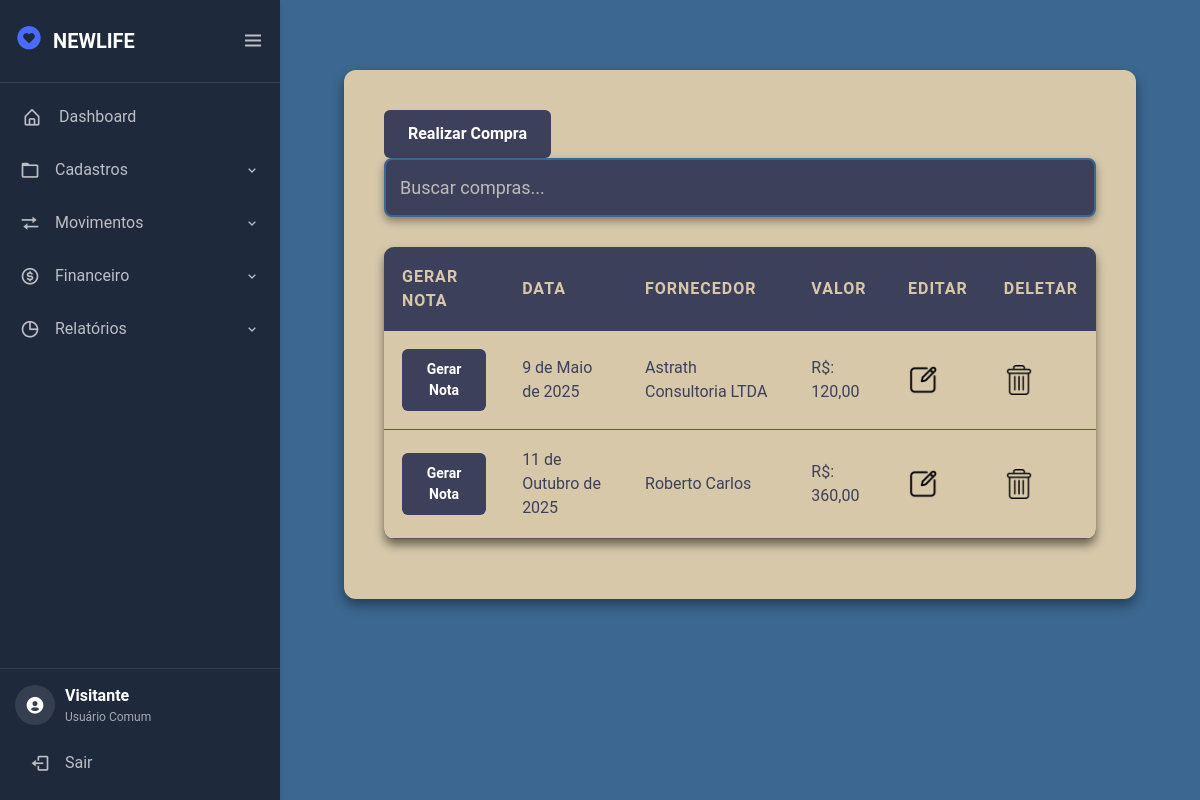
Page /tela/compras/ on the committed database.
### compras/models.py (models this page shows, shortened)
class PedidoCompra(models.Model):
    fornecedor = models.ForeignKey(Fornecedor, on_delete=models.CASCADE)
    data_pedido = models.DateField(default=timezone.now)
    total = models.DecimalField(max_digits=10, decimal_places=2, default=0.00)
    numero_parcela = models.IntegerField(default=1)
    parcelas = models.PositiveIntegerField(default=1)

### fornecedor/models.py (models this page shows)
class Fornecedor(models.Model):
    tipo_pessoa = models.CharField(max_length=15, null=True)
    nome = models.CharField(max_length=100)
    cpf = models.CharField(max_length=14, blank=True, null=True, unique=True)
    cnpj = models.CharField(max_length=18, blank=True, null=True, unique=True)
    endereco = models.CharField(max_length=255)
    numero = models.CharField(max_length=10)
    cidade = models.CharField(max_length=100)
    estado = models.CharField(max_length=15)
    class Meta:
        ordering = ['nome']
        verbose_name = 'fornecedor'
        verbose_name_plural = 'fornecedores'
    def __str__(self):
        return self.nome

### compras/views.py (the view)
# urls.py: path('', views.compra, name='compra'),
def compra(request):
    itens = PedidoCompra.objects.all()
    context = {
        'itens':itens,
    }
    return render(request, 'compra.html', context)

### compras/templates/compra.html (shortened to what this page needs)
{% extends "tela.html" %}
{% load static %}
{% block 'head' %}
    <link rel="stylesheet" href="{% static 'css/csscompra.css' %}">
{% endblock %}
{% block 'dashboard' %}
<body>
    <form method="POST" action=".">
        <div>
            <a href="{% url 'criar_pedido' %}" class="botao">Realizar Compra</a>
        </div>
        <div class="search-container">
            <input type="text" id="search" placeholder="Buscar compras...">
        </div>
        <div class="principal">
            <table class="tabela_compra">
                <thead>
                    <tr>
                        <th>Gerar Nota</th>
                        <th>Data</th>
                        <th>Fornecedor</th>
                        <th>Valor</th>
                        <th>Editar</th>
                        <th>Deletar</th>
                    </tr>
                </thead>
                <tbody class="corpo_tabela">
                    {% for item in itens %}
                    <tr>
                        <td>
                            <a href="{% url 'notacompra' item.id %}" class="pdf-button">Gerar Nota</a>
                        </td>
                        <td>{{ item.data_pedido }}</td>
                        <td>{{ item.fornecedor}}</td>
                        <td>R$: {{ item.total }}</td>
                        <td>
                            <a href="{% url 'editar' item.id %}">
                                <img width="30" height="30" src="{% static 'img/Editar.png' %}">
                            </a>
                        </td>
                        <td>
                            <a href="{% url 'removercompra' item.id %}">
                                <img width="30" height="30" src="{% static 'img/Deletar.png' %}" alt="Remover Compra">
                            </a>
                        </td>
                    </tr>
                    {% endfor %}
                </tbody>
            </table>
        </div>
    </form>
</body>
{% endblock %}

### estoque/static/css/styletela.css (style rules this page uses)
:root { --primary-color: #4a6bff; --secondary-color: #6c757d; --success-color: #28a745; --danger-color: #dc3545; --warning-color: #ffc107; --info-color: #17a2b8; --light-color: #f8f9fa; --dark-color: #343a40; --sidebar-bg: #1e293b; --sidebar-width: 280px; --sidebar-collapsed-width: 80px; --transition-speed: 0.3s; --shadow: 0 4px 6px rgba(0, 0, 0, 0.1); --main-color: #d7c8aa; --dark-color: #3d405b; --light-color: #f8f9fa; --contrast-color: #f88863; --differential-color: #3b6790; --background-color: #fff8e3; }
body { background-color: var(--differential-color); }
body, html { overflow-x: hidden; }
a { text-decoration: none !important; }

### estoque/static/css/general.css (style rules this page uses)
:root { --main-color: #d7c8aa; --dark-color: #3d405b; --light-color: #f8f9fa; --contrast-color: #f88863; --differential-color: #3b6790; --background-color: #fff8e3; }

### compras/static/css/csscompra.css (style rules this page uses)
:root { --main-color: #d7c8aa; --dark-color: #3d405b; --light-color: #f8f9fa; --contrast-color: #f88863; --differential-color: #3b6790; --background-color: #fff8e3; }
body { font-family: 'Roboto', sans-serif; color: var(--text-color); margin: 0; padding: 0; box-sizing: border-box; }
form { width: 90%; max-width: 1200px; margin: 50px auto; padding: 40px; background-color: var(--main-color); border-radius: 12px; box-shadow: 0 6px 12px rgba(0, 0, 0, 0.4); }
.search-container { margin-bottom: 30px; }
#search { padding: 14px; border-radius: 8px; border: 2px solid #3b6790; width: 100%; font-size: 18px; background-color: var(--dark-color); color: var(--text-color); box-shadow: 0 4px 8px rgba(0, 0, 0, 0.4); }
.tabela_compra { width: 100%; border-collapse: collapse; margin: 20px 0; background-color: var(--dark-color); border-radius: 10px; overflow: hidden; box-shadow: 0 6px 10px rgba(0, 0, 0, 0.5); }
.tabela_compra th, .tabela_compra td { padding: 18px; text-align: left; font-size: 16px; }
.tabela_compra th { background-color: var(--dark-color); color:var(--main-color); text-transform: uppercase; letter-spacing: 1px; }
.tabela_compra td { color: var(--dark-color); border-bottom: 1px solid #555; background-color: var(--main-color); }
.tabela_compra tr:nth-child(even) { background-color: var(--dark-color); }
.tabela_compra tr:nth-child(odd) { background-color: var(--main-color); }
.tabela_compra a { color: #fff; text-decoration: none; font-weight: bold; }
.pdf-button { background-color: var(--dark-color); color: #fff; padding: 10px 20px; border-radius: 6px; font-size: 14px; text-align: center; display: inline-block; }
input[type="text"], input[type="date"], input[type="number"] { width: 100%; padding: 14px; border-radius: 8px; border: none; background-color: #444; color: var(--text-color); font-size: 16px; }
input::placeholder { color: #bbb; }
.botao { display: inline-block; padding: 12px 24px; background-color: var(--dark-color); color: #fff; border-radius: 6px; text-decoration: none; font-size: 16px; font-weight: bold; transition: background-color 0.3s ease; text-align: center; }

### rows in the picture
PedidoCompra: data_pedido "9 de Maio de 2025", fornecedor "Astrath Consultoria LTDA", total "120,00"
PedidoCompra: data_pedido "11 de Outubro de 2025", fornecedor "Roberto Carlos", total "360,00"
